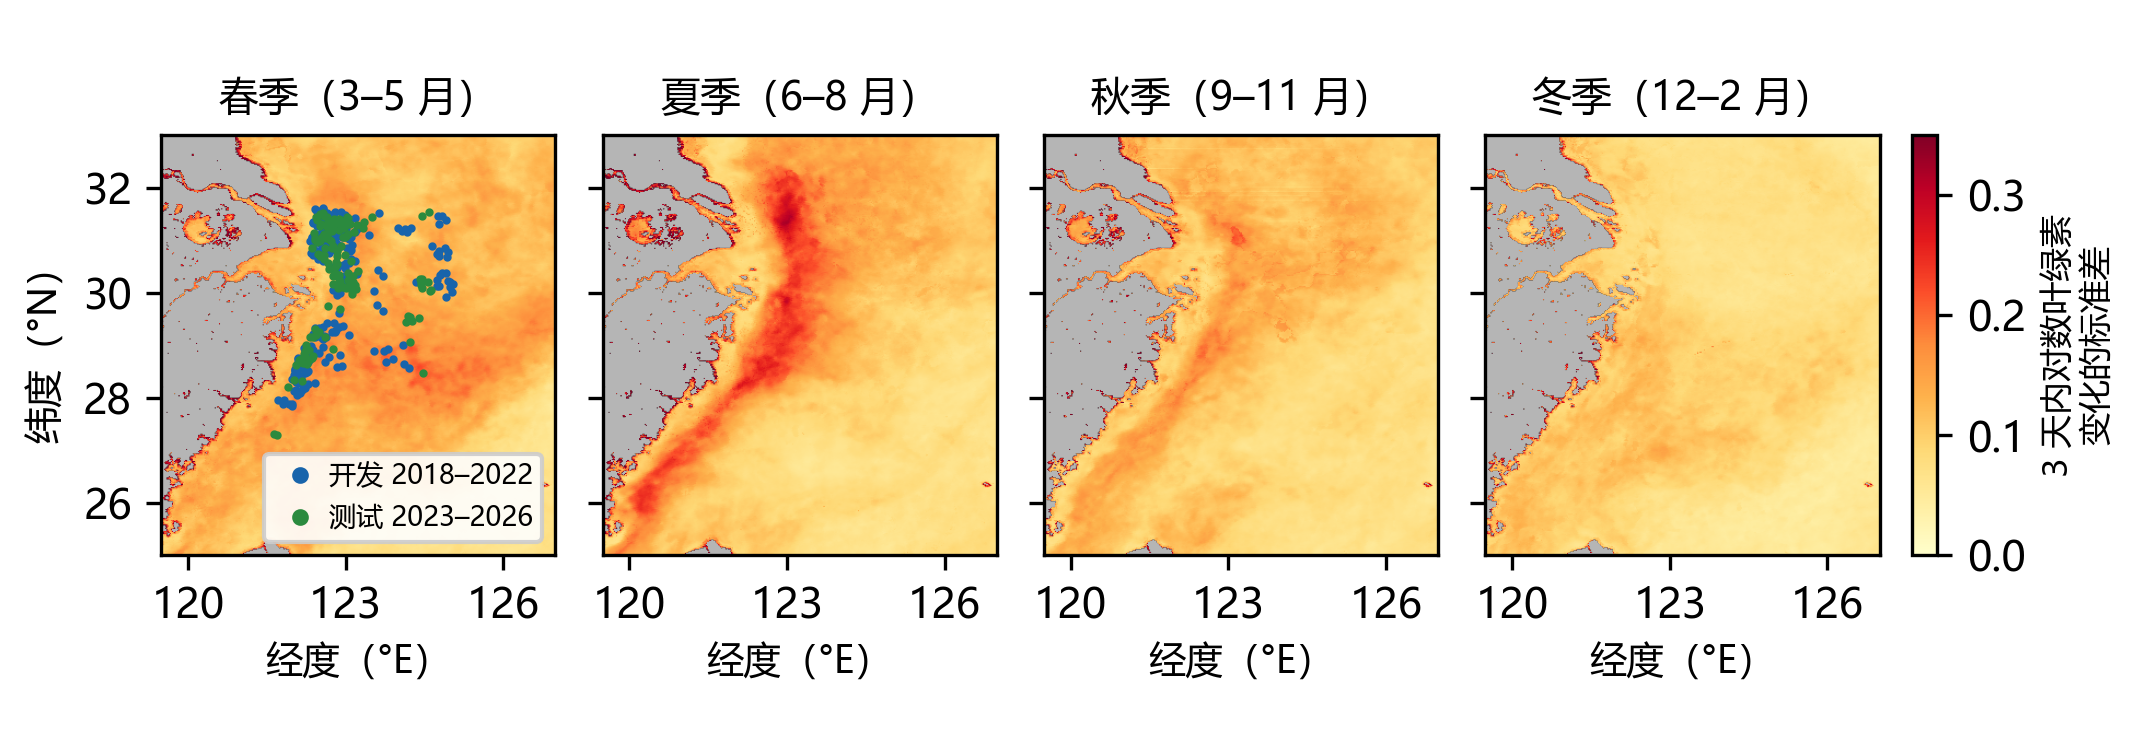

The Python source for this figure:
"""Figure: how fast the satellite chlorophyll map of the East China Sea goes stale.
Rows: spread of the change of log10 chlorophyll over 3 days, per season (from all days
2018-2026); dots: development and test mission windows (spring).
Data: results/atlas/atlas_stats.npz, data/missions/chl_missions.csv
"""
import csv
from pathlib import Path

import matplotlib
matplotlib.use("Agg")
import matplotlib.pyplot as plt
import numpy as np

ROOT = Path(__file__).resolve().parents[2]
plt.rcParams.update({"font.family": ["Microsoft YaHei"], "font.size": 10, "axes.unicode_minus": False})
A = np.load(ROOT / "results" / "atlas" / "atlas_stats.npz")
lat, lon = A["lat"], A["lon"]
land = np.load(ROOT / "data" / "missions" / "land_mask.npy")
rows = list(csv.DictReader(open(ROOT / "data" / "missions" / "chl_missions.csv", encoding="utf-8")))
seasons = [("spring", "春季（3–5 月）"), ("summer", "夏季（6–8 月）"), ("autumn", "秋季（9–11 月）"), ("winter", "冬季（12–2 月）")]
fig, ax = plt.subplots(1, 4, figsize=(7.16, 2.5), sharey=True)
ext = [lon[0], lon[-1], lat[0], lat[-1]]
for k, (s, title) in enumerate(seasons):
    v = A[f"sd_{s}_3"]
    im = ax[k].imshow(v, origin="lower", extent=ext, cmap="YlOrRd", vmin=0.0, vmax=0.35)
    ax[k].imshow(np.where(land, 1.0, np.nan), origin="lower", extent=ext, cmap="Greys", vmin=0, vmax=2.5)
    if s == "spring":
        for r in rows:
            ax[k].plot(float(r["lon0"]), float(r["lat0"]), ".", ms=2,
                       color="#1864ab" if r["split"] == "dev" else "#2b8a3e")
    ax[k].set_title(title, fontsize=9.5)
    ax[k].set_xlabel("经度（°E）", fontsize=9)
    ax[k].set_xticks([120, 123, 126], ["120", "123", "126"])
    ax[k].set_yticks([26, 28, 30, 32], ["26", "28", "30", "32"])
ax[0].set_ylabel("纬度（°N）", fontsize=9)
from matplotlib.lines import Line2D
ax[0].legend(handles=[Line2D([], [], ls="", marker=".", ms=6, color="#1864ab", label="开发 2018–2022"),
                      Line2D([], [], ls="", marker=".", ms=6, color="#2b8a3e", label="测试 2023–2026")],
             loc="lower right", fontsize=6.5, frameon=True, framealpha=0.9, handletextpad=0.1, borderpad=0.3)
fig.subplots_adjust(left=0.075, right=0.875, bottom=0.2, top=0.88, wspace=0.12)
fig.canvas.draw()
p0, p3 = ax[0].get_position(), ax[3].get_position()
cax = fig.add_axes([p3.x1 + 0.015, p3.y0, 0.012, p3.height])
cb = fig.colorbar(im, cax=cax)
cb.set_label("3 天内对数叶绿素" + chr(10) + "变化的标准差", fontsize=8)
plt.savefig(ROOT / "paper" / "figures" / "fig_atlas.png", dpi=300, bbox_inches=None)
plt.savefig(ROOT / "paper" / "figures" / "fig_atlas.pdf")
print("saved")
